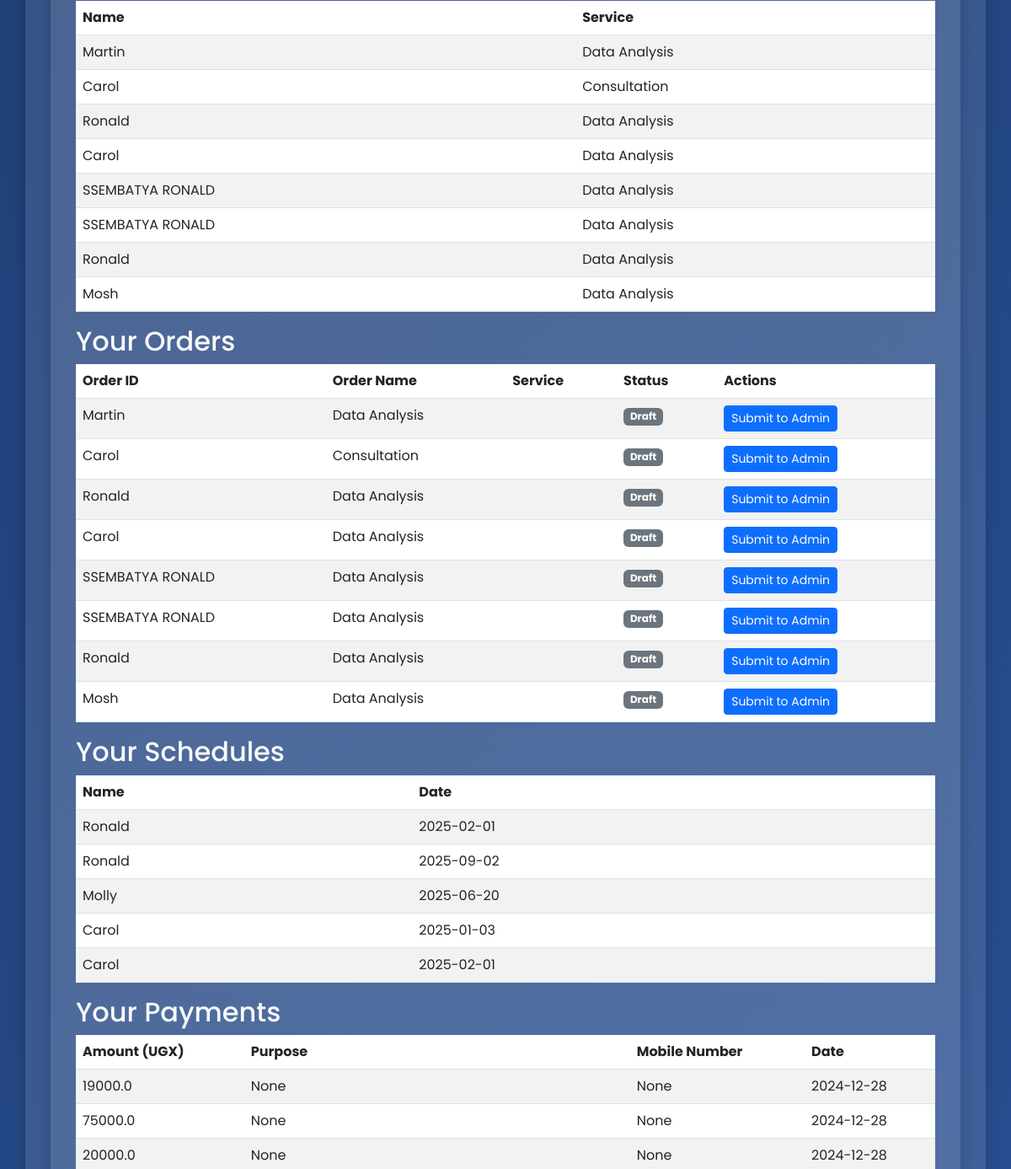
Page / (signed in, middle part) on the earlier database version.
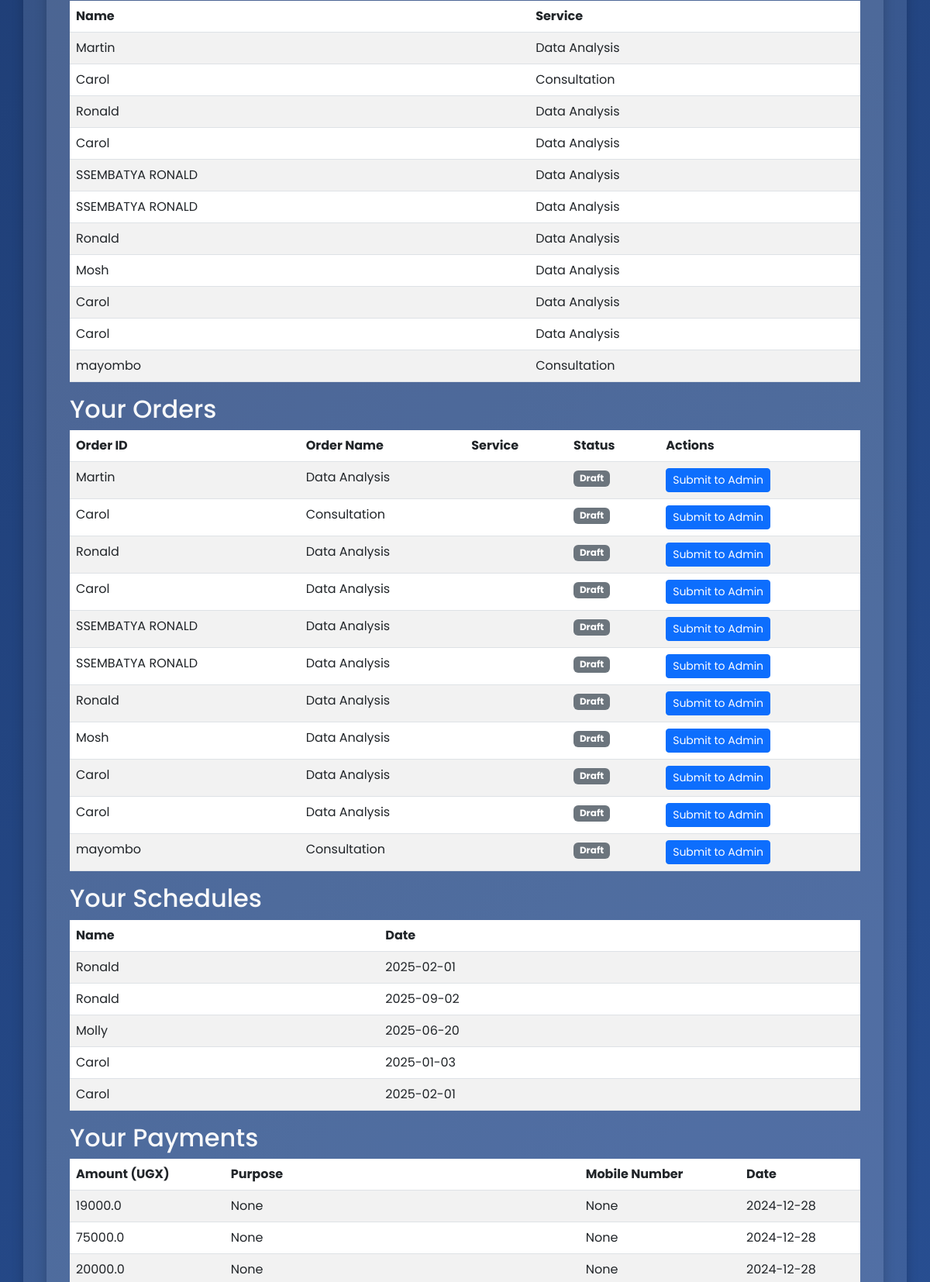
Same page on the later database version.
### tables this page shows
CREATE TABLE orders (
            id INTEGER PRIMARY KEY AUTOINCREMENT,
            user_id INTEGER,
            name TEXT,
            service TEXT
        , status TEXT DEFAULT 'draft');

CREATE TABLE schedules (
            id INTEGER PRIMARY KEY AUTOINCREMENT,
            user_id INTEGER,
            name TEXT,
            date TEXT
        );

CREATE TABLE payments (
            id INTEGER PRIMARY KEY AUTOINCREMENT,
            user_id INTEGER,
            amount REAL,
            date TEXT
        , purpose TEXT, mobile_number TEXT);

### app.py (the view)
@app.route('/')
@login_required
def index():
    conn = sqlite3.connect('database.db')
    cursor = conn.cursor()
    cursor.execute("SELECT name, service FROM orders WHERE user_id = ?", (current_user.id,))
    orders = cursor.fetchall()
    cursor.execute("SELECT name, date FROM schedules WHERE user_id = ?", (current_user.id,))
    schedules = cursor.fetchall()
    cursor.execute("SELECT amount, purpose, mobile_number, date FROM payments WHERE user_id = ?", (current_user.id,))
    payments = cursor.fetchall()
    conn.close()
    return render_template('index.html', company_name=app.config['COMPANY_NAME'], services_outline=app.config['SERVICES_OUTLINE'], orders=orders, schedules=schedules, payments=payments)

### app.py (called while the page is built)
@login_manager.user_loader
def load_user(user_id):
    conn = sqlite3.connect('database.db')
    cursor = conn.cursor()
    cursor.execute("SELECT id, username, is_admin FROM users WHERE id = ?", (user_id,))
    user = cursor.fetchone()
    conn.close()
    if user:
        return User(id=user[0], username=user[1], is_admin=user[2])
    return None

### templates/index.html (shortened to what this page needs)
{% extends "base.html" %}
{% block content %}
<div class="container">
    <table class="table table-striped">
        <thead>
            <tr>
                <th>Name</th>
                <th>Service</th>
            </tr>
        </thead>
        <tbody>
            {% for order in orders %}
            <tr>
                <td>{{ order[0] }}</td>
                <td>{{ order[1] }}</td>
            </tr>
            {% endfor %}
        </tbody>
    </table>
    <h2>Your Orders</h2>
    <table class="table table-striped">
        <thead>
            <tr>
                <th>Order ID</th>
                <th>Order Name</th>
                <th>Service</th>
                <th>Status</th>
                <th>Actions</th>
            </tr>
        </thead>
        <tbody>
            {% for order in orders %}
            <tr>
                <td>{{ order[0] }}</td>
                <td>{{ order[1] }}</td>
                <td>{{ order[2] }}</td>
                <td>
                    {% if order[3] == 'submitted' %}
                        <span class="badge bg-success">Submitted</span>
                    {% else %}
                        <span class="badge bg-secondary">Draft</span>
                    {% endif %}
                </td>
                <td>
                    {% if order[3] != 'submitted' %}
                    <form action="/submit_order/{{ order[0] }}" method="post" style="display:inline;">
                        <button type="submit" class="btn btn-primary btn-sm">Submit to Admin</button>
                    </form>
                    {% else %}
                    <span class="text-muted">Already Submitted</span>
                    {% endif %}
                </td>
            </tr>
            {% endfor %}
        </tbody>
    </table>
    <h2>Your Schedules</h2>
    <table class="table table-striped">
        <thead>
            <tr>
                <th>Name</th>
                <th>Date</th>
            </tr>
        </thead>
        <tbody>
            {% for schedule in schedules %}
            <tr>
                <td>{{ schedule[0] }}</td>
                <td>{{ schedule[1] }}</td>
            </tr>
            {% endfor %}
        </tbody>
    </table>
    <h2>Your Payments</h2>
    <table class="table table-striped">
        <thead>
            <tr>
                <th>Amount (UGX)</th>
                <th>Purpose</th>
                <th>Mobile Number</th>
                <th>Date</th>
            </tr>
        </thead>
        <tbody>
            {% for payment in payments %}
            <tr>
                <td>{{ payment[0] }}</td>
                <td>{{ payment[1] }}</td>
                <td>{{ payment[2] }}</td>
                <td>{{ payment[3] }}</td>
            </tr>
            {% endfor %}
        </tbody>
    </table>
</div>
{% endblock %}

Differences in the rows shown:
added orders: name "Carol", service "Data Analysis"
added orders: name "Carol", service "Data Analysis"
added orders: name "mayombo", service "Consultation"
